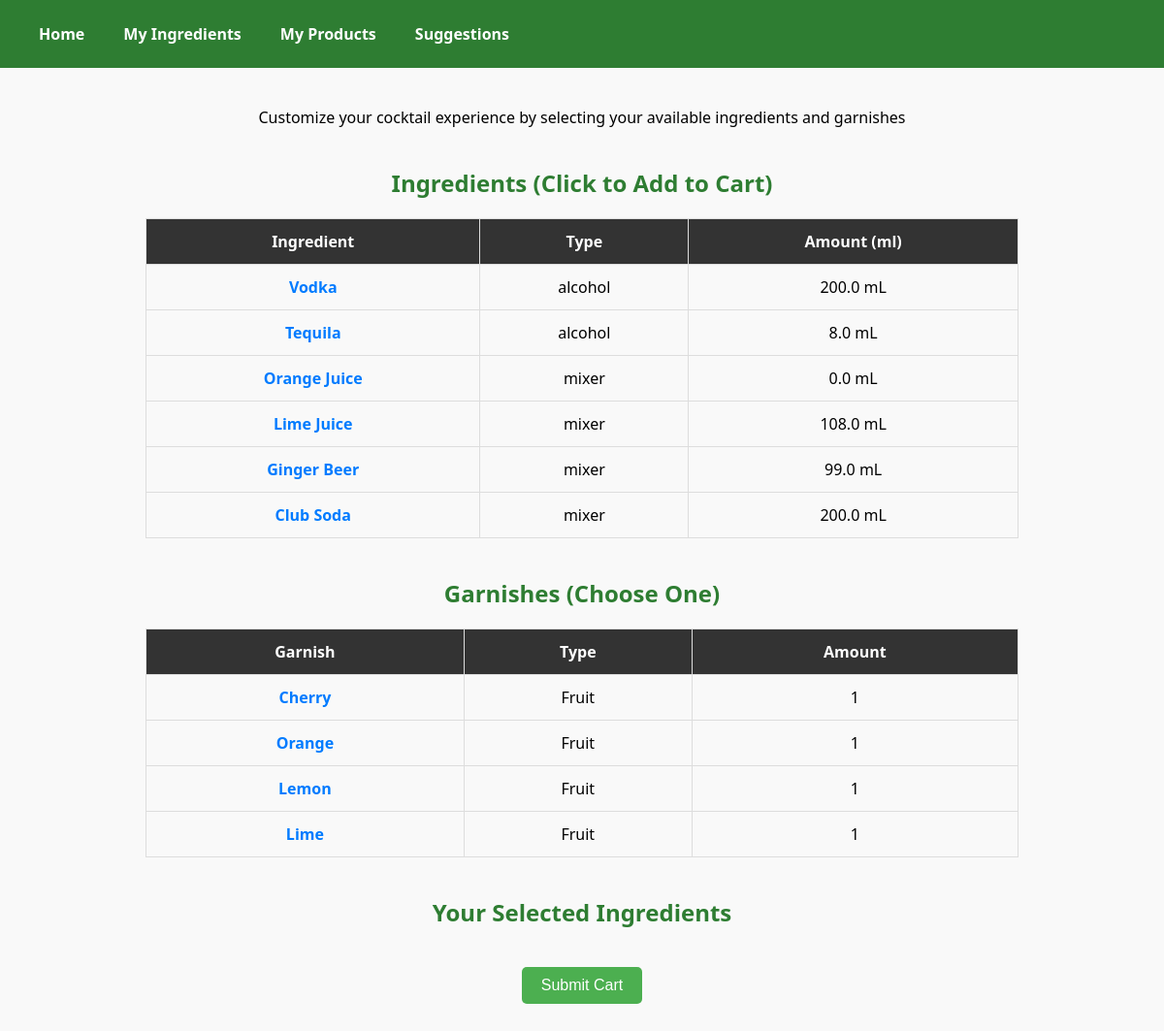
Before: /ingredients/ with the older database file.
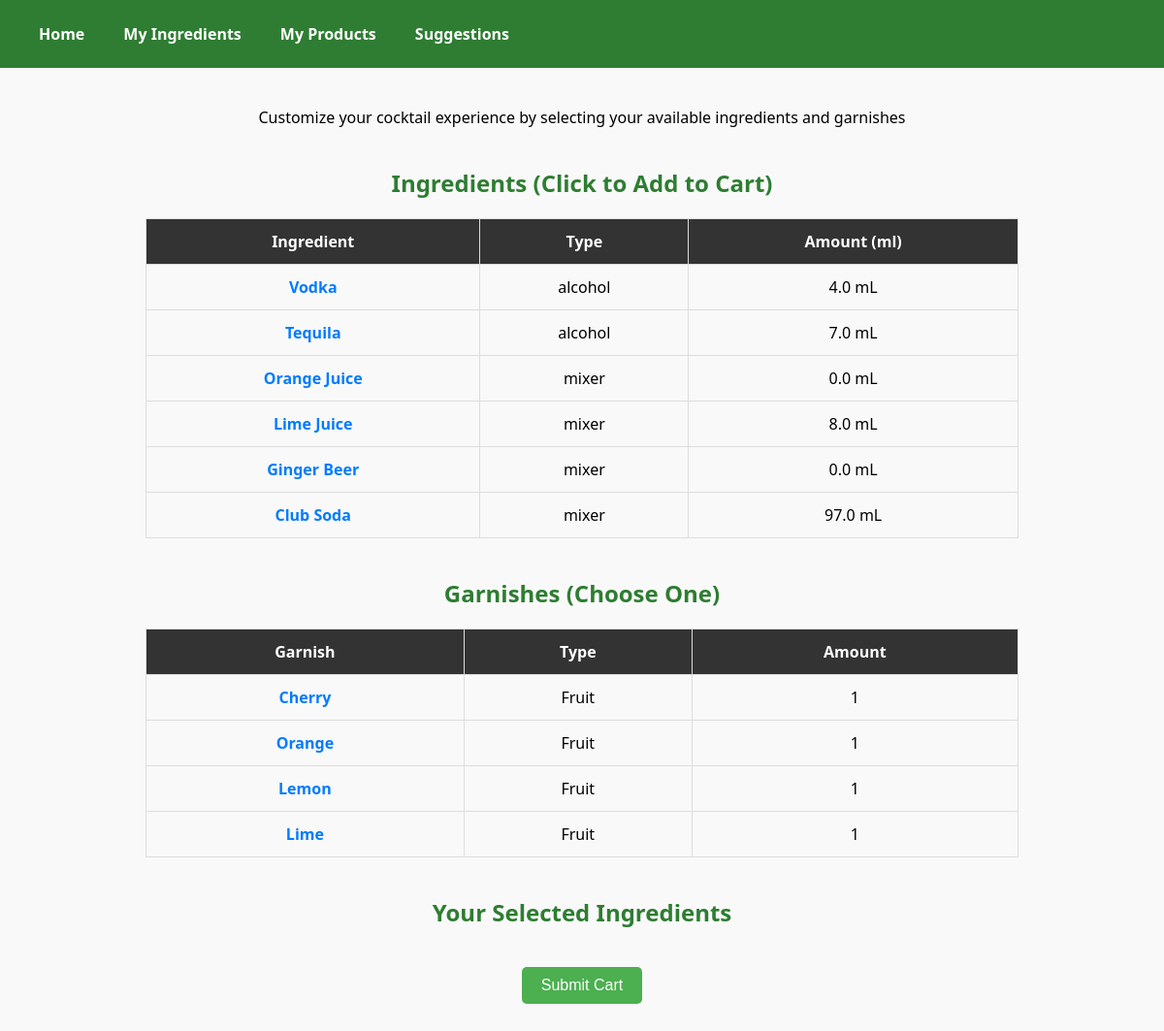
After: the same page with the newer database file.
### BarBelt/models.py (models this page shows)
class Ingredient(models.Model):
    name = models.CharField(max_length = 100)
    type = models.CharField(max_length = 100)
    amount = models.FloatField(default = 100)

### BarBelt/views.py (the view)
# urls.py: path('ingredients/', views.ingredients, name='ingredients'),
def ingredients(request):
    ingredients = Ingredient.objects.all()
    garnishes = Garnish.objects.all()
    context = {'ingredients':ingredients, 'garnishes':garnishes}
    return render(request,'ingrediants.html',context)

### BarBelt/templates/ingrediants.html (shortened to what this page needs)
<!DOCTYPE html>
<html lang="en">
<head>
</head>
<body>
    <div class="navbar">
        <a href="{% url 'login_successful' %}">Home</a>
        <a href="{% url 'ingredients' %}">My Ingredients</a>
        <a href="{% url 'products' %}">My Products</a>
        <a href="{% url 'suggestions' %}">Suggestions</a>
    </div>
    <div class="container">
        <p>Customize your cocktail experience by selecting your available ingredients and garnishes</p>
    </div>
    <div class="container">
        <h2>Ingredients (Click to Add to Cart)</h2>
        <table>
            <tr>
                <th>Ingredient</th>
                <th>Type</th>
                <th>Amount (ml)</th>
            </tr>
            {% for ingredient in ingredients %}
            <tr>
                <td><a href="#" class="ingredient-clickable" data-name="{{ ingredient.name }}" data-type="{{ ingredient.type }}" data-amount="{{ ingredient.amount }}" data-index="{{ forloop.counter0 }}">{{ ingredient.name }}</a></td>
                <td>{{ ingredient.type }}</td>
                <td>{{ ingredient.amount }} mL</td>
            </tr>
            {% empty %}
            <tr><td colspan="3">No ingredients added yet</td></tr>
            {% endfor %}
        </table>
        <h2>Garnishes (Choose One)</h2>
        <table>
            <tr>
                <th>Garnish</th>
                <th>Type</th>
                <th>Amount</th>
            </tr>
            {% for garnish in garnishes %}
            <tr>
                <td><a href="#" class="garnish-clickable" data-name="{{ garnish.name }}" data-type="Fruit" data-amount="{{ garnish.amount }}" data-index="{{ forloop.counter0 }}">{{ garnish.name }}</a></td>
                <td>Fruit</td>
                <td>{{ garnish.amount }}</td>
            </tr>
            {% empty %}
            <tr><td colspan="3">No garnishes available</td></tr>
            {% endfor %}
        </table>
        <h2>Your Selected Ingredients</h2>
        <form method="post" action="{% url 'submit_cart' %}">
            <input type="submit" value="Submit Cart">
        </form>
    </div>
</body>
</html>

Changed rows visible on the page:
changed Ingredient "Vodka": amount "200.0" → "4.0"
changed Ingredient "Tequila": amount "8.0" → "7.0"
changed Ingredient "Lime Juice": amount "108.0" → "8.0"
changed Ingredient "Ginger Beer": amount "99.0" → "0.0"
changed Ingredient "Club Soda": amount "200.0" → "97.0"
